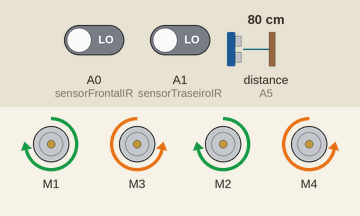
The sketch below on a simulated Arduino Uno, built with avr-gcc and run on an emulated ATmega328P. On the bench: 4 × DC motor (green arrow = forward, orange = backward, longer = faster). The inputs (shaded band) are chosen by the test bench; at power-on: distance to the obstacle (sensor on A5) 80 cm, A0 (sensorFrontalIR) LOW, A1 (sensorTraseiroIR) LOW. The echo pulse lasts 58.3 µs per cm.

Above: at 5.71 s.
5.9 s: distance to the obstacle (sensor on A5) set to 44 cm
8.9 s: distance to the obstacle (sensor on A5) set to 36 cm
10.4 s: A0 (sensorFrontalIR) driven HIGH
At 10.6 s:
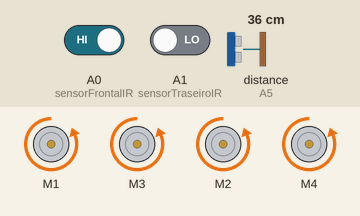
13.4 s: A0 (sensorFrontalIR) driven LOW
At 14.8 s:
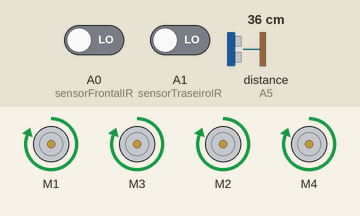
15.4 s: distance to the obstacle (sensor on A5) set to 2 cm
At 15.67 s:
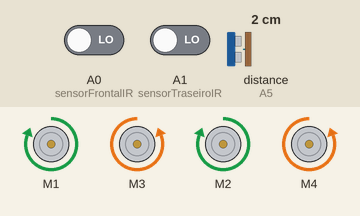
17.3 s: distance to the obstacle (sensor on A5) set to 60 cm
At 17.59 s:
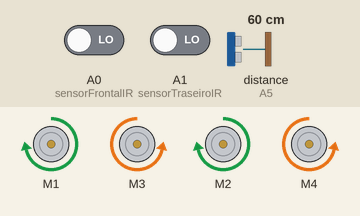
Timing chart, 0 to 21.3 s (numbered marks = the images above; inputs shaded):
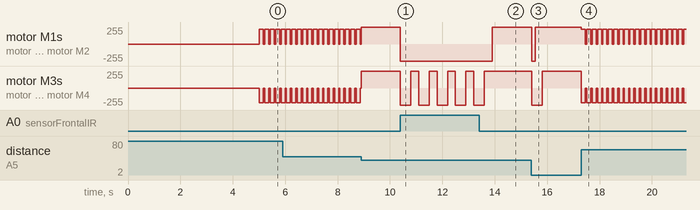

Measured:
- after the input at 10.4 s, motor M1, motor M2: forward 255/255 → backward 255/255 at once; motor M3, motor M4: alternates forward 255/255 for 0.30 s and backward 255/255 for 0.40 s, starting at once
- after the input at 13.4 s, motor M1, motor M2: backward 255/255 → forward 255/255 after 0.50 s; motor M3, motor M4: goes on until 13.6 s, then stays forward 255/255
- after the input at 15.4 s, motor M1, motor M2: forward 255/255 → backward 255/255 at once, → forward 255/255 0.15 s later; motor M3, motor M4: forward 255/255 → backward 255/255 at once, → forward 255/255 0.40 s later
- after the input at 17.3 s, motor M1, motor M2: alternates forward 220/255 for 0.15 s and stopped for 0.05 s, starting at once; motor M3, motor M4: alternates backward 220/255 for 0.15 s and stopped for 0.05 s, starting at once

The sketch:

RoboSumo.ino
```cpp
#include <AFMotor.h>
#include <Ultrasonic.h>

const int trigPin = A4;
const int echoPin = A5;
const int sensorFrontalIR = A0;
const int sensorTraseiroIR = A1;

const int DELAY_INICIO = 5000;
const int DIST_DETECCAO_OPONENTE = 40;
const int DIST_MUITO_PROXIMO = 10;
const int VELOCIDADE_BUSCA = 220;
const int VELOCIDADE_NORMAL = 200;
const int VELOCIDADE_ATAQUE = 255;
const int VELOCIDADE_ESQUIVA = 255;

Ultrasonic ultrasonic(trigPin, echoPin);
AF_DCMotor mFE(1), mFD(2), mTE(3), mTD(4);

boolean bordaDetetada = false;
boolean oponenteDetectado = false;
int distanciaOponente = 0;
int ultimaDistancia = 999;
boolean emDefesa = false;

unsigned long tempoInicio = 0;
unsigned long tempoRecuo = 0;
unsigned long tempoAtaque = 0;
unsigned long tempoGiro = 0;
unsigned long tempoDefesa = 0;
boolean sistemaIniciado = false;

void setup() {
  tempoInicio = millis();
}

void loop() {
  if (!sistemaIniciado && (millis() - tempoInicio) >= DELAY_INICIO) {
    sistemaIniciado = true;
  }

  if (!sistemaIniciado) {
    return;
  }

  verificarBordas();

  if (bordaDetetada) {
    recuarDaArena();
    if (tempoRecuo == 0) {
      bordaDetetada = false;
      emDefesa = false;
    }
  }
  else if (emDefesa) {
    executarDefesa();
  }
  else {
    distanciaOponente = medirDistancia();

    if (distanciaOponente > 0 && distanciaOponente < DIST_MUITO_PROXIMO && ultimaDistancia > distanciaOponente + 3) {
      emDefesa = true;
      tempoDefesa = millis();
    }
    else if (distanciaOponente < DIST_DETECCAO_OPONENTE && distanciaOponente > 0) {
      atacarOponente();
    } else {
      buscarOponente();
    }

    ultimaDistancia = distanciaOponente;
  }
}

void verificarBordas() {
  int leituraTraseiraIR = digitalRead(sensorTraseiroIR);
  int leituraFrontalIR = digitalRead(sensorFrontalIR);

  if (leituraFrontalIR == 1) {
    bordaDetetada = true;
  }

  if (leituraTraseiraIR == 1) {
    bordaDetetada = true;
  }
}

int medirDistancia() {
  return ultrasonic.read();
}

void moveFrente(int velocidade = VELOCIDADE_NORMAL) {
  mFE.setSpeed(velocidade);
  mFD.setSpeed(velocidade);
  mTE.setSpeed(velocidade);
  mTD.setSpeed(velocidade);

  mFE.run(FORWARD);
  mFD.run(FORWARD);
  mTE.run(FORWARD);
  mTD.run(FORWARD);
}

void moveRe(int velocidade = VELOCIDADE_NORMAL) {
  mFE.setSpeed(velocidade);
  mFD.setSpeed(velocidade);
  mTE.setSpeed(velocidade);
  mTD.setSpeed(velocidade);

  mFE.run(BACKWARD);
  mFD.run(BACKWARD);
  mTE.run(BACKWARD);
  mTD.run(BACKWARD);
}

void giraEsquerda(int velocidade = VELOCIDADE_NORMAL) {
  mFE.setSpeed(velocidade);
  mTE.setSpeed(velocidade);
  mFD.setSpeed(velocidade);
  mTD.setSpeed(velocidade);

  mFE.run(BACKWARD);
  mFD.run(BACKWARD);
  mTE.run(FORWARD);
  mTD.run(FORWARD);
}

void giraDireita(int velocidade = VELOCIDADE_NORMAL) {
  mFE.setSpeed(velocidade);
  mTE.setSpeed(velocidade);
  mFD.setSpeed(velocidade);
  mTD.setSpeed(velocidade);

  mFE.run(FORWARD);
  mFD.run(FORWARD);
  mTE.run(BACKWARD);
  mTD.run(BACKWARD);
}

void parar() {
  mFE.run(RELEASE);
  mFD.run(RELEASE);
  mTE.run(RELEASE);
  mTD.run(RELEASE);
}

void recuarDaArena() {
  unsigned long tempoAtualRecuo = millis();

  if (tempoRecuo == 0) {
    tempoRecuo = tempoAtualRecuo;
    moveRe(VELOCIDADE_ATAQUE);
  }

  if ((tempoAtualRecuo - tempoRecuo) < 400) {
    moveRe(VELOCIDADE_ATAQUE);
  }
  else if ((tempoAtualRecuo - tempoRecuo) < 700) {
    giraEsquerda(VELOCIDADE_ATAQUE);
  }
  else {
    parar();
    tempoRecuo = 0;
  }
}

void atacarOponente() {
  verificarBordas();

  if(bordaDetetada) {
    parar();
    tempoAtaque = 0;
    return;
  }

  if (tempoAtaque == 0) {
    tempoAtaque = millis();
  }

  moveFrente(VELOCIDADE_ATAQUE);
}

void buscarOponente() {
  unsigned long tempoAtualGiro = millis();

  if (tempoGiro == 0) {
    tempoGiro = tempoAtualGiro;
  }

  if ((tempoAtualGiro - tempoGiro) < 150) {
    giraDireita(VELOCIDADE_BUSCA);
  }
  else if ((tempoAtualGiro - tempoGiro) < 200) {
    parar();
  }
  else {
    tempoGiro = 0;
  }
}

void executarDefesa() {
  unsigned long tempoAtual = millis();
  unsigned long ciclo = tempoAtual - tempoDefesa;

  verificarBordas();
  if (bordaDetetada) {
    parar();
    emDefesa = false;
    tempoDefesa = 0;
    return;
  }

  if (ciclo < 150) {
    moveRe(VELOCIDADE_ESQUIVA);
  }
  else if (ciclo < 400) {
    giraDireita(VELOCIDADE_ESQUIVA);
  }
  else if (ciclo < 800) {
    moveFrente(VELOCIDADE_ATAQUE);
  }
  else {
    emDefesa = false;
    tempoDefesa = 0;
  }
}
```
